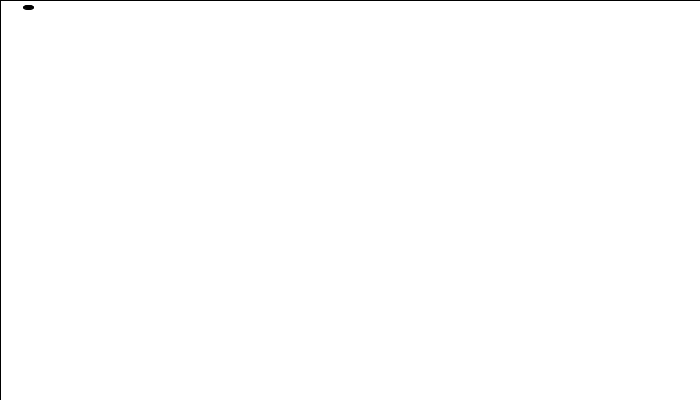
Frame 1 (no input)
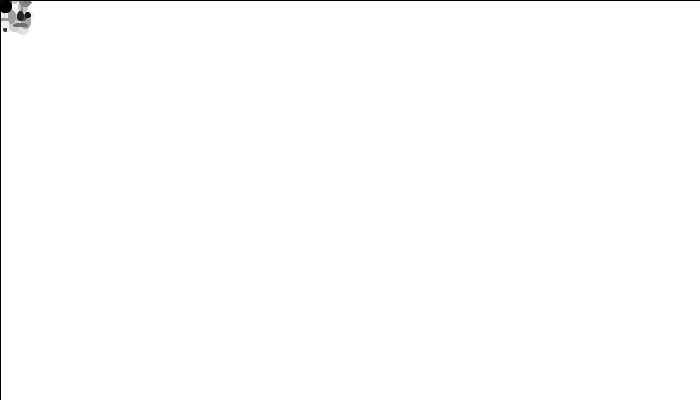
Frame 60 (the mouse pressed at the canvas centre just before this capture)
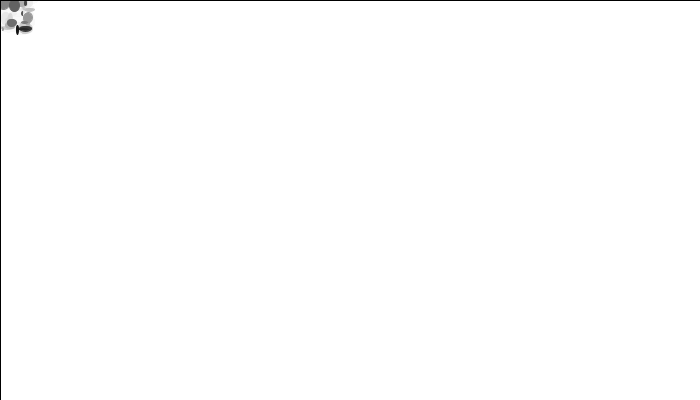
Frame 120 (the mouse held since frame 60 and released just before this capture)

The Processing sketch that drew these frames (run headless with seeded random() and noise(); from frame 60 on, the mouse is pressed at the canvas centre):

// Processing sketch: processing_36251
// ── processing_36251.pde

/////////////////////////////////////////////////////////
///////////written by Daniel 15/8/11/////////////////////
/////////////////////////////////////////////////////////

/*left click for the ellipses to become out of control when 
the mouse doesnt move. Once moved you gain control for a short
time before the ellipses run away when you stop. To regain full
control, right click. ENJOY! */

    float x = 0;
    float y = 0;
    float diamX = 0;
    float diamY = 0;
    float mX = 0;
    float mY = 0;
    float v2 = 0;
    float v1 = 0;
    float xx = 0;
    float yy = 0;
  float currentPosX = mouseX;
  float currentPosY = mouseY;
  
void setup (){
    size (700,400);
    background (255);
    loop ();
    smooth ();
    frameRate (1000);
}
void draw()
{
    x = 700;
    y = 400;
    xx = 70;
    yy = 40;
    diamX = random (15);
    diamY = random (15);
    mX = random (15);
    mY = random (15);
    v1 = random (300);
    v2 = random (300);
 
    //noLoop();
    fill (0);
    //ellipse (x,y,10,10);
    ellipse (currentPosX + mX*2,currentPosY + mY*2,diamX,diamY);
    fill (255,255,255,20);
    rect (0,0,1000,1000);
  
  /*if (mousePressed) {   
     fill (255,0,0);
     ellipse (mouseX + xx*2,mouseY + yy*2 ,diamX,diamY);
   }*/
 
///////////////////////mouse functions//////////////////////////
  
  if (mouseButton == RIGHT || mousePressed == false) {
    fill (0);
    currentPosX = mouseX;
    currentPosY = mouseY;
    ellipse (currentPosX + mX*2,currentPosY + mY*2,diamX,diamY);
  } 

  if (mouseButton == LEFT) {
    currentPosX += v2 * 0.14 * cos(v1);
    currentPosY += v2 * 0.14 * sin(v1);
    
    if(currentPosX > width){
      currentPosX = 0;}
      
    if(currentPosX < 0){
      currentPosX = 700;}
    
    if(currentPosY > height){
      currentPosY = 0;}
    
    if(currentPosY < 0){
      currentPosY = 400;}
  }

   
}


/*/ trying to figure how to contain the spiratic movements to 
within the box,almost like a particle system and have them 
bounce back. ^^my attempt haha /*/
